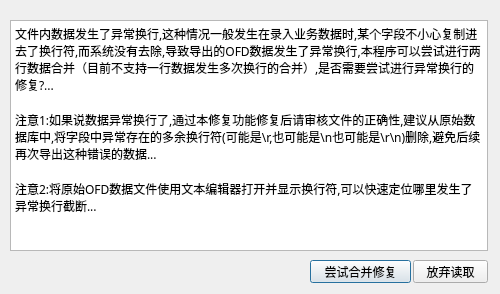
<?xml version="1.0" encoding="UTF-8"?>
<ui version="4.0">
 <class>DialogMergeTip</class>
 <widget class="QDialog" name="DialogMergeTip">
  <property name="geometry">
   <rect>
    <x>0</x>
    <y>0</y>
    <width>500</width>
    <height>294</height>
   </rect>
  </property>
  <property name="windowTitle">
   <string>Dialog</string>
  </property>
  <widget class="QPushButton" name="pushButton">
   <property name="geometry">
    <rect>
     <x>310</x>
     <y>260</y>
     <width>101</width>
     <height>23</height>
    </rect>
   </property>
   <property name="focusPolicy">
    <enum>Qt::ClickFocus</enum>
   </property>
   <property name="text">
    <string>尝试合并修复</string>
   </property>
  </widget>
  <widget class="QPushButton" name="pushButton_2">
   <property name="geometry">
    <rect>
     <x>413</x>
     <y>260</y>
     <width>75</width>
     <height>23</height>
    </rect>
   </property>
   <property name="focusPolicy">
    <enum>Qt::NoFocus</enum>
   </property>
   <property name="text">
    <string>放弃读取</string>
   </property>
  </widget>
  <widget class="QTextEdit" name="textEdit">
   <property name="geometry">
    <rect>
     <x>10</x>
     <y>20</y>
     <width>478</width>
     <height>231</height>
    </rect>
   </property>
   <property name="font">
    <font>
     <family>Microsoft YaHei</family>
    </font>
   </property>
   <property name="focusPolicy">
    <enum>Qt::NoFocus</enum>
   </property>
   <property name="html">
    <string>&lt;!DOCTYPE HTML PUBLIC &quot;-//W3C//DTD HTML 4.0//EN&quot; &quot;http://www.w3.org/TR/REC-html40/strict.dtd&quot;&gt;
&lt;html&gt;&lt;head&gt;&lt;meta name=&quot;qrichtext&quot; content=&quot;1&quot; /&gt;&lt;style type=&quot;text/css&quot;&gt;
p, li { white-space: pre-wrap; }
&lt;/style&gt;&lt;/head&gt;&lt;body style=&quot; font-family:'Microsoft YaHei'; font-size:9pt; font-weight:400; font-style:normal;&quot;&gt;
&lt;p style=&quot; margin-top:0px; margin-bottom:0px; margin-left:0px; margin-right:0px; -qt-block-indent:0; text-indent:0px;&quot;&gt;&lt;span style=&quot; font-family:'SimSun';&quot;&gt;文件内数据发生了异常换行,这种情况一般发生在录入业务数据时,某个字段不小心复制进去了换行符,而系统没有去除,导致导出的OFD数据发生了异常换行,本程序可以尝试进行两行数据合并（目前不支持一行数据发生多次换行的合并）,是否需要尝试进行异常换行的修复?...&lt;/span&gt;&lt;/p&gt;
&lt;p style=&quot;-qt-paragraph-type:empty; margin-top:0px; margin-bottom:0px; margin-left:0px; margin-right:0px; -qt-block-indent:0; text-indent:0px; font-family:'SimSun';&quot;&gt;&lt;br /&gt;&lt;/p&gt;
&lt;p style=&quot; margin-top:0px; margin-bottom:0px; margin-left:0px; margin-right:0px; -qt-block-indent:0; text-indent:0px;&quot;&gt;&lt;span style=&quot; font-family:'SimSun';&quot;&gt;注意1:如果说数据异常换行了,通过本修复功能修复后请审核文件的正确性,建议从原始数据库中,将字段中异常存在的多余换行符(可能是\r,也可能是\n也可能是\r\n)删除,避免后续再次导出这种错误的数据...&lt;/span&gt;&lt;/p&gt;
&lt;p style=&quot;-qt-paragraph-type:empty; margin-top:0px; margin-bottom:0px; margin-left:0px; margin-right:0px; -qt-block-indent:0; text-indent:0px; font-family:'SimSun';&quot;&gt;&lt;br /&gt;&lt;/p&gt;
&lt;p style=&quot; margin-top:0px; margin-bottom:0px; margin-left:0px; margin-right:0px; -qt-block-indent:0; text-indent:0px;&quot;&gt;&lt;span style=&quot; font-family:'SimSun';&quot;&gt;注意2:将原始OFD数据文件使用文本编辑器打开并显示换行符,可以快速定位哪里发生了异常换行截断...&lt;/span&gt;&lt;/p&gt;&lt;/body&gt;&lt;/html&gt;</string>
   </property>
  </widget>
 </widget>
 <resources/>
 <connections/>
</ui>
